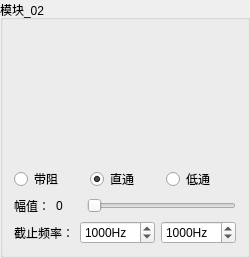
       <widget class="QGroupBox" name="groupBox_2">
        <property name="geometry">
         <rect>
          <x>195</x>
          <y>225</y>
          <width>181</width>
          <height>246</height>
         </rect>
        </property>
        <property name="title">
         <string>模块_02</string>
        </property>
        <layout class="QVBoxLayout" name="verticalLayout_3">
         <item>
          <widget class="QLabel" name="pixmapLabel_2">
           <property name="minimumSize">
            <size>
             <width>0</width>
             <height>130</height>
            </size>
           </property>
           <property name="maximumSize">
            <size>
             <width>16777215</width>
             <height>130</height>
            </size>
           </property>
           <property name="layoutDirection">
            <enum>Qt::LeftToRight</enum>
           </property>
           <property name="text">
            <string/>
           </property>
           <property name="pixmap">
            <pixmap resource="Mic_OP.qrc">:/mic/icon/Bypass.png</pixmap>
           </property>
           <property name="alignment">
            <set>Qt::AlignCenter</set>
           </property>
          </widget>
         </item>
         <item>
          <layout class="QHBoxLayout" name="horizontalLayout_5">
           <item>
            <widget class="QRadioButton" name="filter01_radioButton_notch_2">
             <property name="enabled">
              <bool>true</bool>
             </property>
             <property name="toolTip">
              <string>Notch Filter</string>
             </property>
             <property name="text">
              <string>带阻</string>
             </property>
             <property name="checked">
              <bool>false</bool>
             </property>
            </widget>
           </item>
           <item>
            <widget class="QRadioButton" name="filter01_radioButton_bypass_2">
             <property name="toolTip">
              <string>Bypass</string>
             </property>
             <property name="text">
              <string>直通</string>
             </property>
             <property name="checked">
              <bool>true</bool>
             </property>
            </widget>
           </item>
           <item>
            <widget class="QRadioButton" name="filter01_radioButton_lowpass">
             <property name="toolTip">
              <string>Lowpass</string>
             </property>
             <property name="text">
              <string>低通</string>
             </property>
            </widget>
           </item>
          </layout>
         </item>
         <item>
          <layout class="QVBoxLayout" name="verticalLayout_4">
           <item>
            <layout class="QHBoxLayout" name="horizontalLayout_6">
             <item>
              <widget class="QLabel" name="label_3">
               <property name="text">
                <string>幅值：</string>
               </property>
              </widget>
             </item>
             <item>
              <widget class="QLabel" name="label_Slider_value_2">
               <property name="minimumSize">
                <size>
                 <width>25</width>
                 <height>0</height>
                </size>
               </property>
               <property name="maximumSize">
                <size>
                 <width>16777215</width>
                 <height>16777215</height>
                </size>
               </property>
               <property name="text">
                <string>0</string>
               </property>
              </widget>
             </item>
             <item>
              <widget class="QSlider" name="amplitudeSlider_2">
               <property name="cursor">
                <cursorShape>SizeHorCursor</cursorShape>
               </property>
               <property name="maximum">
                <number>61</number>
               </property>
               <property name="orientation">
                <enum>Qt::Horizontal</enum>
               </property>
              </widget>
             </item>
            </layout>
           </item>
           <item>
            <layout class="QHBoxLayout" name="horizontalLayout_7">
             <item>
              <widget class="QLabel" name="label_4">
               <property name="text">
                <string>截止频率：</string>
               </property>
              </widget>
             </item>
             <item>
              <widget class="QSpinBox" name="frequencySpin_2">
               <property name="accessibleDescription">
                <string extracomment="wd"/>
               </property>
               <property name="suffix">
                <string>Hz</string>
               </property>
               <property name="minimum">
                <number>20</number>
               </property>
               <property name="maximum">
                <number>20000</number>
               </property>
               <property name="singleStep">
                <number>100</number>
               </property>
               <property name="value">
                <number>1000</number>
               </property>
               <property name="displayIntegerBase">
                <number>10</number>
               </property>
              </widget>
             </item>
             <item>
              <widget class="QSpinBox" name="frequencySpin_lowpass">
               <property name="enabled">
                <bool>true</bool>
               </property>
               <property name="accessibleDescription">
                <string extracomment="wd"/>
               </property>
               <property name="suffix">
                <string>Hz</string>
               </property>
               <property name="minimum">
                <number>20</number>
               </property>
               <property name="maximum">
                <number>20000</number>
               </property>
               <property name="singleStep">
                <number>100</number>
               </property>
               <property name="value">
                <number>1000</number>
               </property>
               <property name="displayIntegerBase">
                <number>10</number>
               </property>
              </widget>
             </item>
            </layout>
           </item>
          </layout>
         </item>
        </layout>
       </widget>
